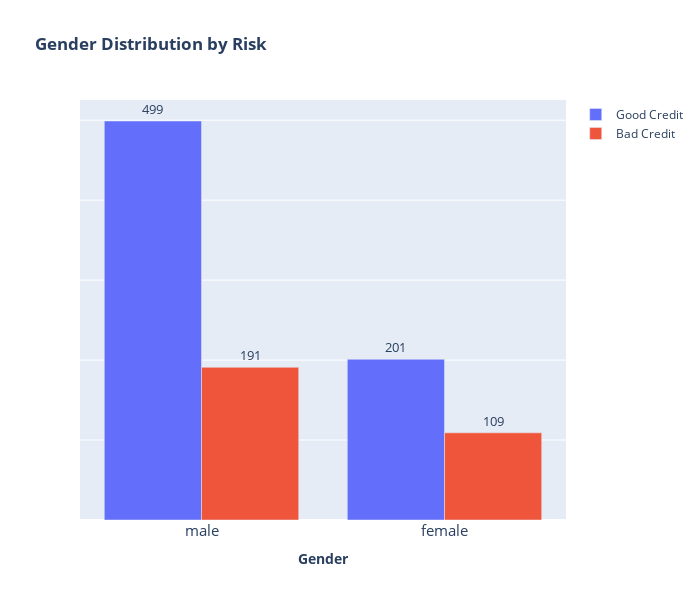

Notebook code cell kept with this figure:
### Code cell
barcount_plot('sex', 'Gender')

### Figure 1 — Plotly figure (JSON) as saved in the notebook; plotly's stock layout.template omitted (floating-point values rounded to 4 significant figures)
{"data": [{"name": "Good Credit", "text": [499, 201], "textfont": {"size": 13}, "textposition": "outside", "type": "bar", "x": ["male", "female"], "y": [499, 201]}, {"name": "Bad Credit", "text": [191, 109], "textfont": {"size": 13}, "textposition": "outside", "type": "bar", "x": ["male", "female"], "y": [191, 109]}], "layout": {"height": 600, "title": {"text": "<b>Gender Distribution by Risk</b>"}, "width": 700, "xaxis": {"tickfont": {"size": 15}, "title": {"text": "<b>Gender</b>"}}, "yaxis": {"showticklabels": false}}}
